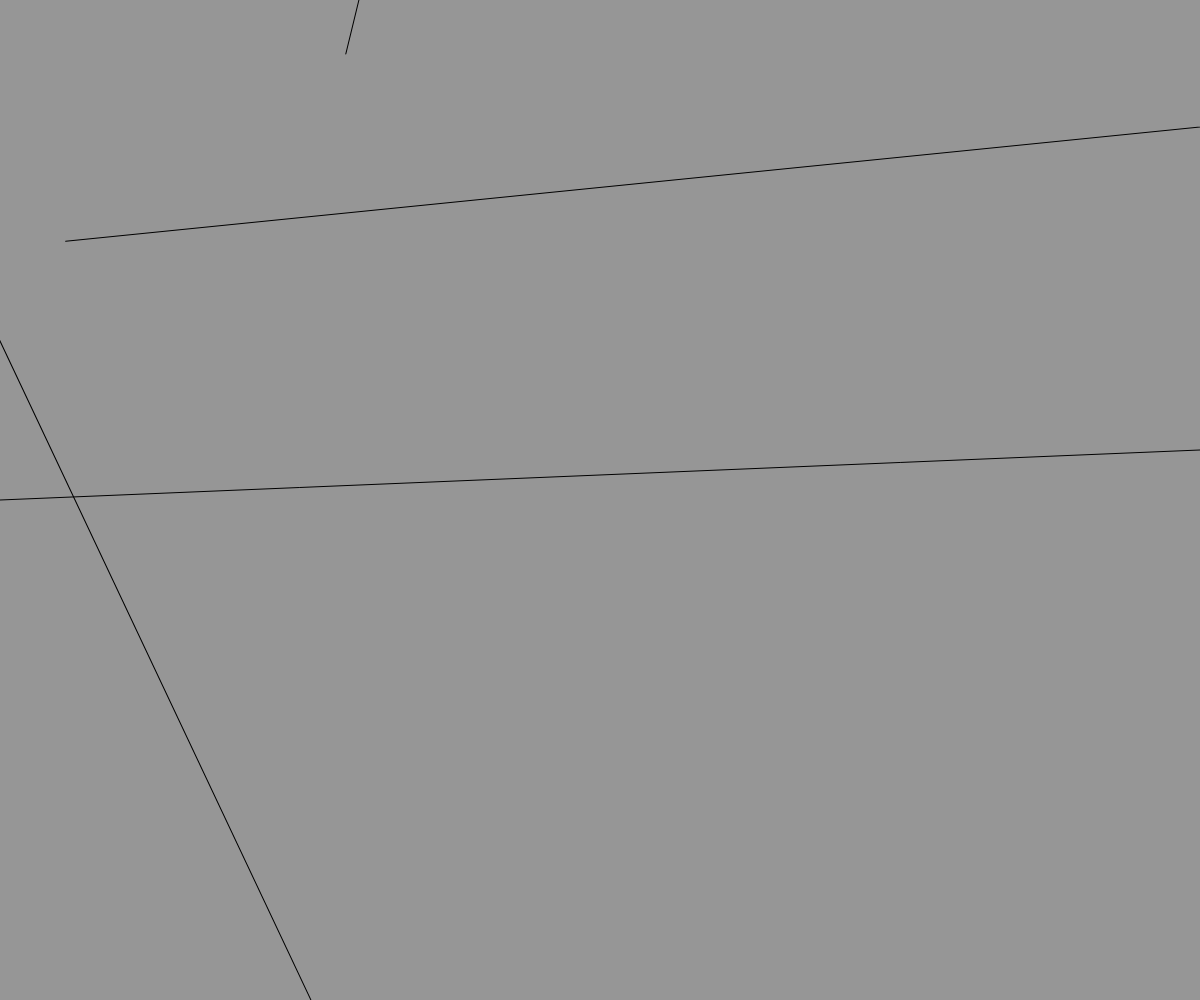
Frame 1 (no input)
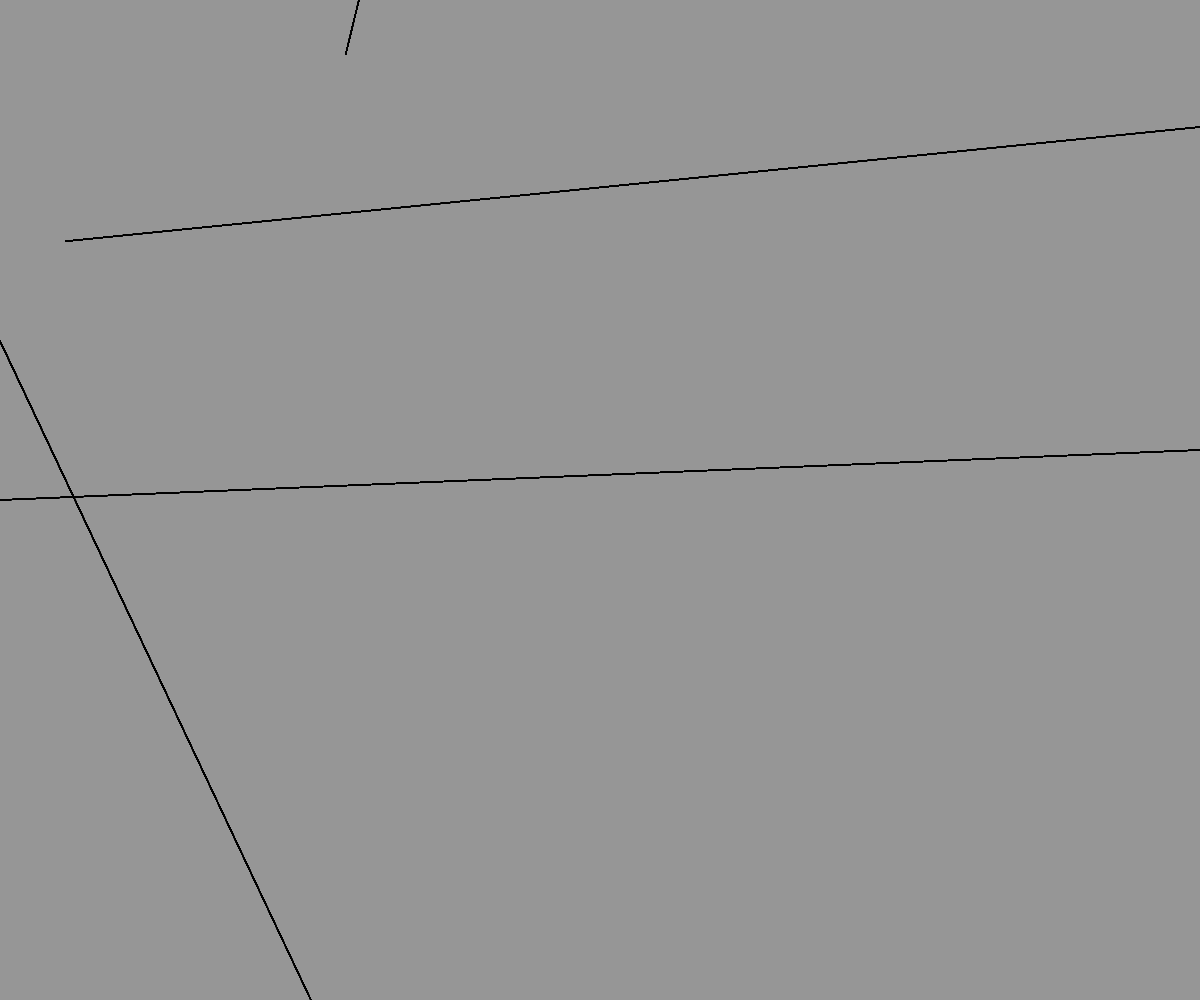
Frame 60 (no input)
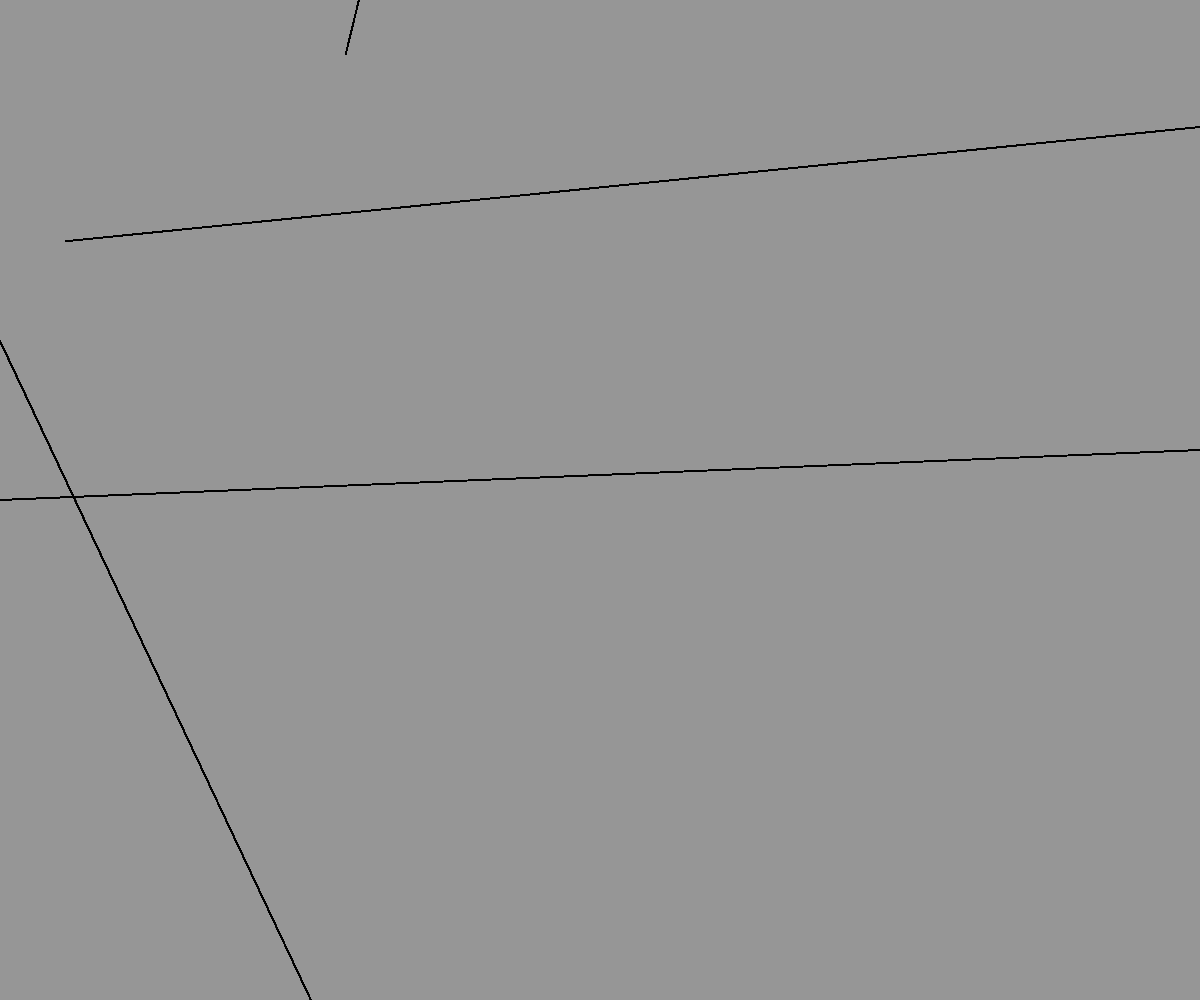
Frame 120 (the mouse pressed at the canvas centre since frame 60)

The p5.js sketch that drew these frames (run headless with seeded random() and noise() and a simulated clock; from frame 60 on, the mouse is pressed at the canvas centre):

// p5.js sketch
// ── sketch.js
//Tegn en masse linjer der roterer om det samme centrum vha af løkker.

let x = 0;
let amount = 10


function setup() {
  createCanvas(windowWidth, windowHeight);
  background(150);
  
  
}

function draw() {
 for (let i = 0; i < amount; i++) {
   line(
     0,
     windowHeight / 2 - 10 * (amount / 2) * i,
     windowWidth,
     windowHeight / 2 - 10 * (amount / 2)
   );
   rotate(10);
 }
}
